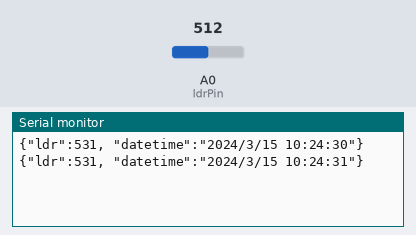
A sketch run on a simulated Arduino Uno, built with avr-gcc and run on an emulated ATmega328P. On the bench: the last lines printed to the serial monitor. The inputs (shaded band) are chosen by the test bench; at power-on: A0 (ldrPin) = 512. The local clock reads 2024-03-15 10:24:30 at power-on unless the sketch sets it.

Above: at 1.8 s.
1.9 s: A0 (ldrPin) set to 716
At 2.8 s:
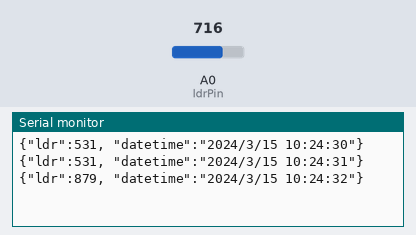
3.4 s: A0 (ldrPin) set to 900
At 4.8 s:
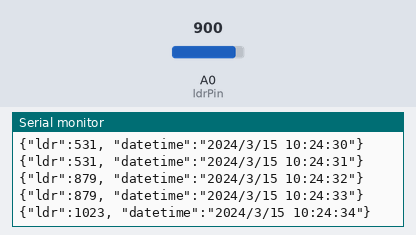
Timing chart, 0 to 6.4 s (numbered marks = the images above; inputs shaded):
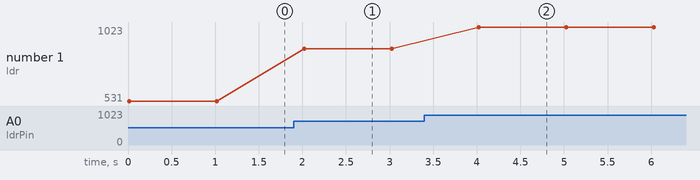

The sketch:

solarimpressions_rtcplusldr_v2_sketch_jun30a.ino
```cpp
#include <Wire.h>
#include "RTClib.h"

RTC_DS1307 rtc;

const int ldrPin = A0; // Pin connected to the LDR
int ldrValue;

void setup() {
  Serial.begin(115200);
  delay(10);

  // Initialize RTC
  if (!rtc.begin()) {
    Serial.println("Couldn't find RTC");
    while (1);
  }
  if (!rtc.isrunning()) {
    Serial.println("RTC is NOT running!");
    // Following line sets the RTC to the date & time this sketch was compiled
    rtc.adjust(DateTime(F(__DATE__), F(__TIME__)));
  }

  pinMode(ldrPin, INPUT);
}

void loop() {
  // Read and map LDR value
  int rawLdrValue = analogRead(ldrPin);
  ldrValue = map(rawLdrValue, 200, 800, 0, 1023); // Adjust sensitivity range

  // Ensure values are within bounds
  ldrValue = constrain(ldrValue, 0, 1023);

  // Read RTC value
  DateTime now = rtc.now();
  String dateTime = String(now.year()) + "/" + String(now.month()) + "/" + String(now.day()) + " " +
                    String(now.hour()) + ":" + String(now.minute()) + ":" + String(now.second());

  // Send data to serial in JSON format
  String data = "{\"ldr\":" + String(ldrValue) + ", \"datetime\":\"" + dateTime + "\"}";
  Serial.println(data);

  delay(1000); // Adjust the delay as needed
}
```

Measured:
- after the input at 1.9 s, the serial monitor: prints a new line after 0.12 s (image 1)
- after the input at 3.4 s, the serial monitor: prints a new line after 0.63 s (image 2)
- plotted number 1: 531 → 879 after the input at 1.9 s, 879 → 1023 after the input at 3.4 s
